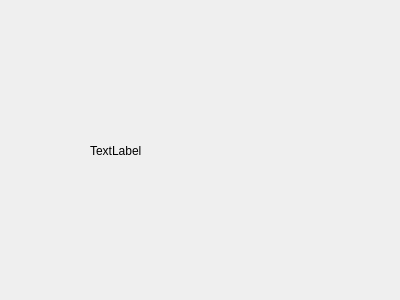
<?xml version="1.0" encoding="UTF-8"?>
<ui version="4.0">
 <class>HouseRegistrationWidget</class>
 <widget class="QWidget" name="HouseRegistrationWidget">
  <property name="geometry">
   <rect>
    <x>0</x>
    <y>0</y>
    <width>400</width>
    <height>300</height>
   </rect>
  </property>
  <property name="windowTitle">
   <string>Form</string>
  </property>
  <widget class="QLabel" name="label">
   <property name="geometry">
    <rect>
     <x>90</x>
     <y>90</y>
     <width>151</width>
     <height>121</height>
    </rect>
   </property>
   <property name="text">
    <string>TextLabel</string>
   </property>
  </widget>
 </widget>
 <resources/>
 <connections/>
</ui>
